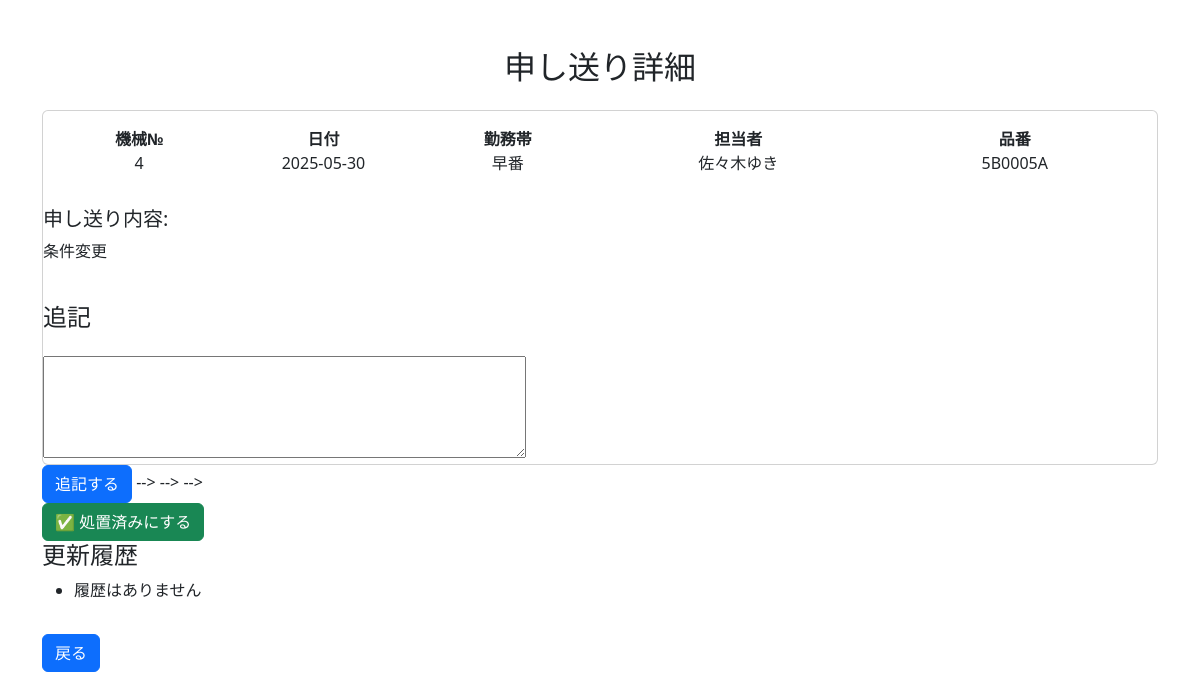
/show/38 (signed in), run on the app's committed database.
### tables this page shows
CREATE TABLE work_notes (
        id INTEGER PRIMARY KEY AUTOINCREMENT,
        machine_no TEXT NOT NULL,           -- 機械番号
        date DATE NOT NULL,                 -- 日付
        shift TEXT NOT NULL,                -- 勤務帯（例：早番、遅番など）
        operator TEXT NOT NULL,             -- 担当者
        product_no TEXT NOT NULL,           -- 品番
        note TEXT NOT NULL,                 -- 申し送り内容
        created_at TIMESTAMP DEFAULT CURRENT_TIMESTAMP,
        updated_at TIMESTAMP DEFAULT CURRENT_TIMESTAMP
    , additional_note TEXT, updated_by TEXT, updater TEXT, resolved BOOLEAN DEFAULT 0, status TEXT DEFAULT 'no_issue', resolved_by TEXT);

### app.py (the view)
@app.route("/show/<int:id>")
def show(id):
    if "user_id" not in session:
        return redirect(url_for("login"))
    else:
        note = show_work_note(id)
        histories = get_note_history(id)  # ✅ 履歴も取得
        return render_template("show.html", note=note, histories=histories)

### database.py (called while the page is built)
def get_connection_db():
    conn = sqlite3.connect("todo.db")
    conn.row_factory = sqlite3.Row
    return conn

def show_work_note(note_id):
    conn = get_connection_db()
    c = conn.cursor()
    c.execute("""
        SELECT id, machine_no, date, shift, operator, product_no, note, updater, updated_at, resolved
        FROM work_notes
        WHERE id = ?
    """, (note_id,)
    )
    row = c.fetchone()
    conn.close()
    return row

def get_note_history(note_id):
    conn = get_connection_db()
    c = conn.cursor()
    c.execute(
        """
        SELECT note_text, updated_at, updated_by
        FROM note_histories
        WHERE note_id = ?
        ORDER BY updated_at DESC
    """,
        (note_id,),
    )
    histories = c.fetchall()
    conn.close()
    return histories

### templates/show.html (shortened to what this page needs)
<!DOCTYPE html>
<html lang="ja">
<head>
    <link href="https://cdn.jsdelivr.net/npm/bootstrap@5.3.0/dist/css/bootstrap.min.css" rel="stylesheet">
</head>
<body>
    <div class="container mt-5">
        <h2 class="mb-4 text-center">申し送り詳細</h2>
        <div class="card">
            <div class="card-body">
                <div class="row text-center mb-3">
                    <div class="col-md-2">
                        <strong>機械№</strong><br>
                        {{ note['machine_no'] }}
                    </div>
                    <div class="col-md-2">
                        <strong>日付</strong><br>
                        {{ note['date'] }}
                    </div>
                    <div class="col-md-2">
                        <strong>勤務帯</strong><br>
                        {{ note['shift'] }}
                    </div>
                    <div class="col-md-3">
                        <strong>担当者</strong><br>
                        {{ note['operator'] }}
                    </div>
                    <div class="col-md-3">
                        <strong>品番</strong><br>
                        {{ note['product_no'] }}
                    </div>
                </div>
            </div>
            <h5 class="card-title">申し送り内容:</h5>
            <p class="card-text">{{ note['note'] }}</p>
            <h4 class="mt-4">追記</h4>
            <form method="post" action="{{ url_for('update_note', id=note['id']) }}">
                <textarea name="additional_note" rows="4" cols="50"></textarea><br>
        </div>
        <button type="submit" class="btn btn-primary">追記する</button>
             -->
         --> -->
         <form method="post" action="{{ url_for('resolve_note', id=note['id']) }}">
            {% if "問題なし" not in note['note'] and not note['resolved'] %}
            <button class="btn btn-success" type="submit">✅ 処置済みにする</button>
            {% endif %}
        </form>
        <h4>更新履歴</h4>
        <ul>
            {% for h in histories %}
            <li>
                <strong>{{ h['updated_by'] }}</strong>（{{ h['updated_at'] }}）<br>
                <pre>{{ h['note_text'] }}</pre>
            </li>
            {% else %}
            <li>履歴はありません</li>
            {% endfor %}
        </ul>
        <a href="{{ url_for('index') }}" class="btn btn-primary mt-3">戻る</a>
    </div>
</body>
</html>

### data on the page
work_notes: machine_no "4", date "2025-05-30", shift "早番", operator "佐々木ゆき", product_no "5B0005A", note "条件変更"
